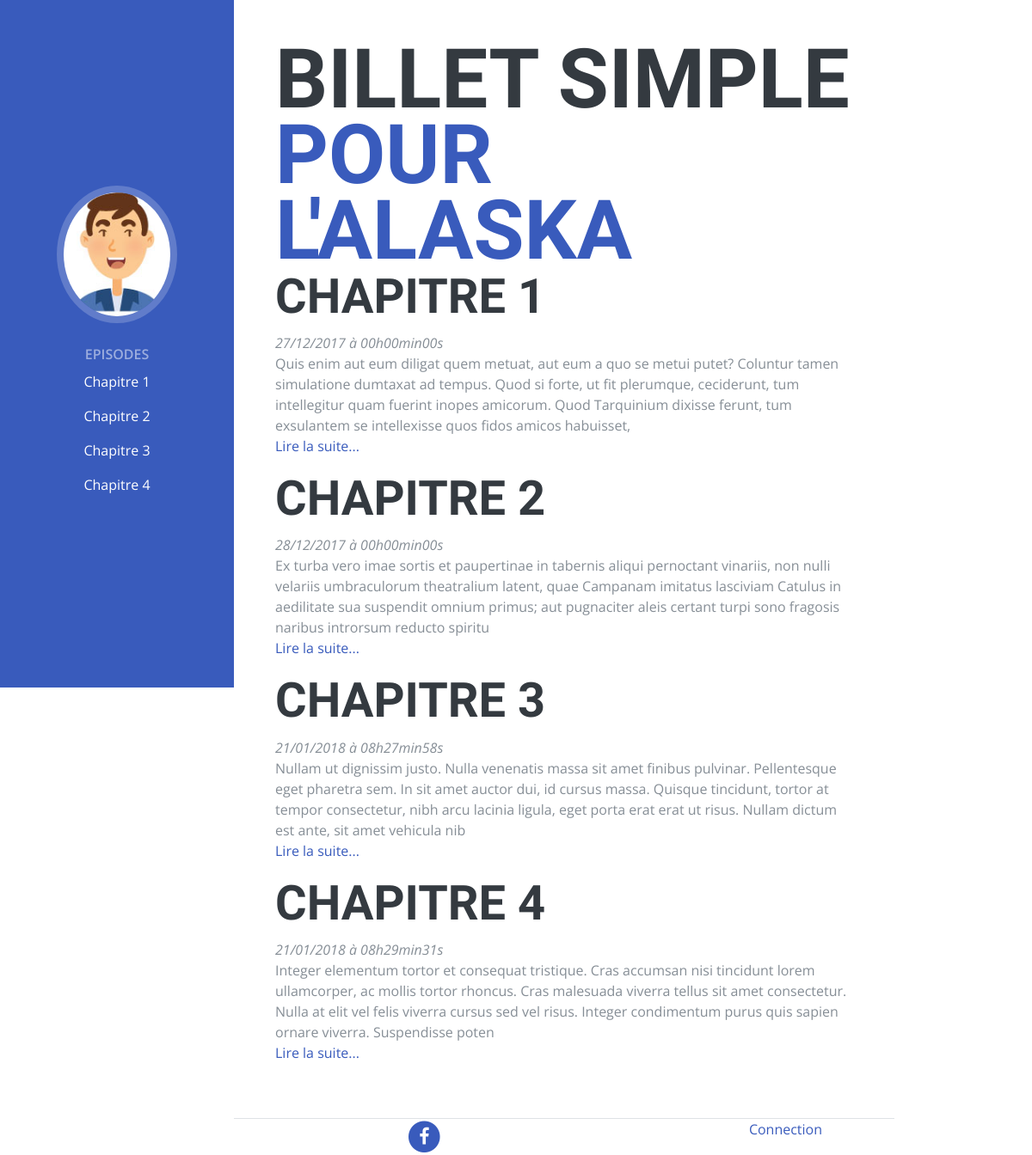
/index.php?action=listPosts, run on an earlier commit of the app's database.
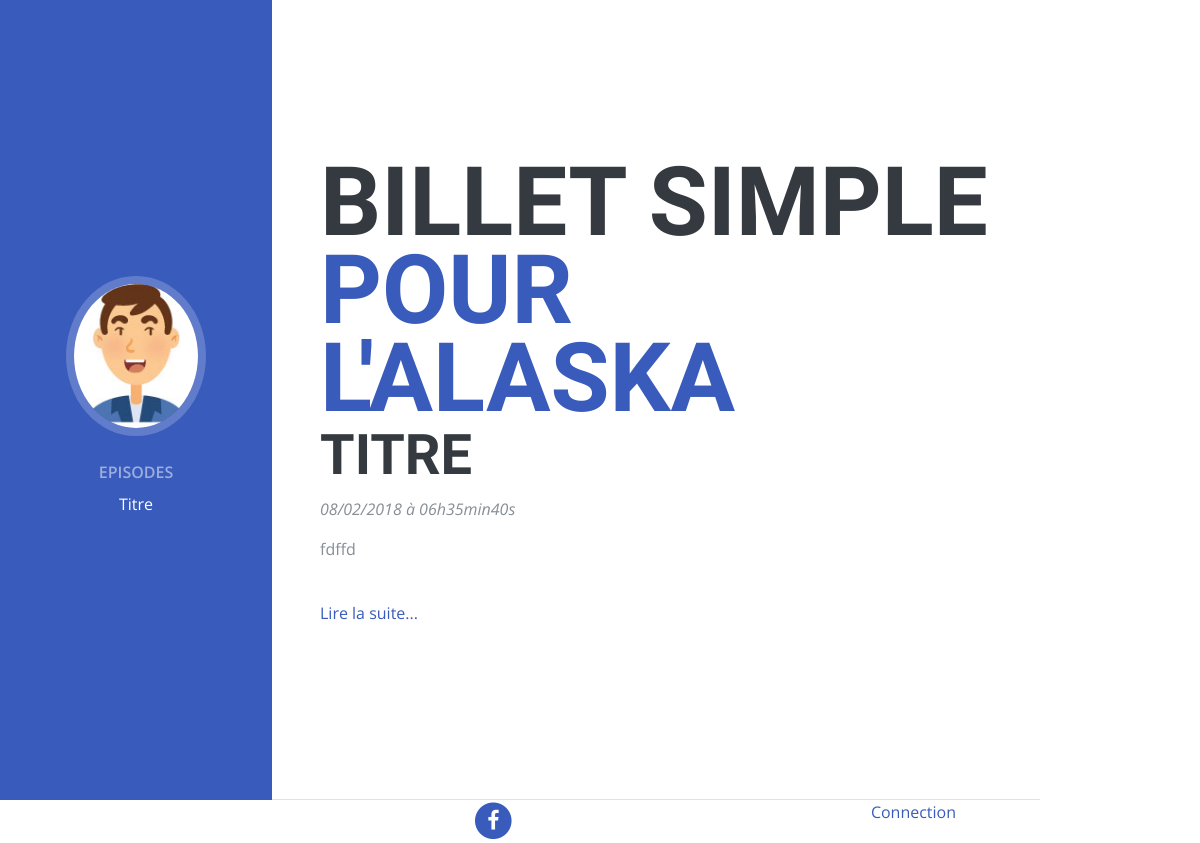
And on a later commit of the database.
### tables this page shows
CREATE TABLE `posts` (
  `id` int(11) NOT NULL,
  `title` varchar(255) NOT NULL,
  `content` text NOT NULL,
  `author` varchar(255) NOT NULL DEFAULT 'Jean Forteroche',
  `datecreation` datetime NOT NULL DEFAULT CURRENT_TIMESTAMP
);

### controller/frontend.php (called while the page is built, shortened)
<?php
require_once('model/PostManager.php');
function listPosts() {
	$postManager = new PostManager();
	$posts = $postManager->getPosts();
	require('view/frontend/listPostsView.php');
}

### model/PostManager.php (called while the page is built, shortened)
<?php
class PostManager extends Manager {
	public function getPosts() {
		$db = $this->dbconnect();
		$req = $db->query('SELECT id, title, content, DATE_FORMAT(datecreation, \'%d/%m/%Y à %Hh%imin%ss\') AS date_creation_fr FROM posts ORDER BY title ASC LIMIT 0, 10');
		$posts = $req->fetchAll();
		return $posts;
	}
}

### view/frontend/listPostsView.php (the view, shortened to what this page needs)
<div class="container-fluid p-0">
      <section class="resume-section p-3 p-lg-5 d-flex d-column" id="about">
        <div class="my-auto">
          <h1 class="mb-0">Billet simple
            <span class="text-primary">pour l'Alaska</span>
          </h1>
<?php
foreach ($posts as $data)
{
?>
	<div class="news">
		<h2>
			<?php echo htmlspecialchars($data['title']); ?>
		</h2>
  		<em><?php echo htmlspecialchars($data['date_creation_fr']); ?> </em><br />
		<p>
			<?php
			echo substr($data['content'], 0, 300);
			?>
			<br />
			<a href="index.php?action=post&amp;id=<?= $data['id'] ?>">Lire la suite...</a>
		</p>
	</div>
		<?php
		}
			?>
<?php $content = ob_get_clean(); ?>
<?php require('template.php'); ?>

### index.php (shortened to what this page needs)
	<?php
	require('controller/frontend.php');
try {
		if (isset($_GET['action'])) {
			if ($_GET['action'] == 'listPosts') {
			listPosts();
			}
			elseif ($_GET['action'] == 'connexion') {
					connexion();
			}
		}
		else {
			index();
		}
	}
	catch(Exception $e)  {
		$postManager = new PostManager();
		$posts = $postManager->getPosts();
		$errorMessage = $e->getMessage();
		require('view/frontend/errorView.php');
	}

### view/frontend/template.php (shortened to what this page needs)
<!DOCTYPE html>
<html lang="en">
  <head>
    <link href="public/vendor/bootstrap/css/bootstrap.min.css" rel="stylesheet">
    <link href="public/vendor/font-awesome/css/font-awesome.min.css" rel="stylesheet">
    <link href="public/vendor/devicons/css/devicons.min.css" rel="stylesheet">
    <link href="public/vendor/simple-line-icons/css/simple-line-icons.css" rel="stylesheet">
    <link href="public/css/resume.min.css" rel="stylesheet">
     <link href="public/css/styles.css" rel="stylesheet">
  </head>
<body id="page-top">
    <?php require('menu.php') ?>
    <div class="row">
        <div class = col-lg-10>
            <?= $content ?>
        </div>
    </div>
    <div class = "row">
        <div class="col-lg-12">
            <?php require('footer.php') ?>
        </div>
    </div>
</body>
</html>

### view/frontend/menu.php (shortened to what this page needs)
  <nav class="navbar navbar-expand-lg navbar-dark bg-primary fixed-top" id="sideNav">
      <a class="navbar-brand js-scroll-trigger" href="index.php">
        <span class="d-none d-lg-block">
          <img class="img-fluid img-profile rounded-circle mx-auto mb-2" src="public/img/profile.jpg" alt="">
        </span>
      </a>
      <div class="collapse navbar-collapse" id="navbarSupportedContent">
        <ul class="navbar-nav">
          <li class="nav-item">
            <a class="nav-link js-scroll-trigger" href="index.php?action=listPosts">Episodes</a>
          </li>
          <li class="nav-item">
          	<?php
foreach ($posts as $data)
{
?>
      <p><a href="index.php?action=post&amp;id=<?= $data['id'] ?>" style = "color:white;"><?php echo htmlspecialchars($data['title']); ?></a></p>
    <?php
    }
      ?>
           </li>
        </ul>
      </div>
    </nav>

### view/frontend/footer.php
<section class="footer id="footer">
	<div class = "row">
            <div class="col-lg-8">
              <a href="#">
                <span class="fa-stack fa-lg">
                  <i class="fa fa-circle fa-stack-2x"></i>
                  <i class="fa fa-facebook fa-stack-1x fa-inverse"></i>
                </span>
              </a>
            </div>
            <div class="col-lg-4">
               	<a href="index.php?action=connexion">Connection</a>
            </div>
      </div>
</section>

### public/css/styles.css (style rules this page uses)
.bg-primary { background-color: #395BBC!important; }
.text-primary { color: #395BBC !important; }
a { color: #395BBC; }
section { padding-left: 200px !important; padding-right: }

What changed in the data, as far as the page shows it:
removed posts: title "Chapitre 1", title "CHAPITRE 1", date_creation_fr "27/12/2017 à 00h00min00s", content "Quis enim aut eum diligat quem metuat, aut eum a quo se metui putet? Coluntur tamen simulatione dumtaxat ad tempus. Quod si forte, ut fit plerumque, ceciderunt, tum intellegitur quam fuerint inopes amicorum. Quod Tarquinium dixisse ferunt, tum exsulantem se intellexisse quos fidos amicos habuisset,"
removed posts: title "Chapitre 2", title "CHAPITRE 2", date_creation_fr "28/12/2017 à 00h00min00s", content "Ex turba vero imae sortis et paupertinae in tabernis aliqui pernoctant vinariis, non nulli velariis umbraculorum theatralium latent, quae Campanam imitatus lasciviam Catulus in aedilitate sua suspendit omnium primus; aut pugnaciter aleis certant turpi sono fragosis naribus introrsum reducto spiritu"
removed posts: title "Chapitre 3", title "CHAPITRE 3", date_creation_fr "21/01/2018 à 08h27min58s", content "Nullam ut dignissim justo. Nulla venenatis massa sit amet finibus pulvinar. Pellentesque eget pharetra sem. In sit amet auctor dui, id cursus massa. Quisque tincidunt, tortor at tempor consectetur, nibh arcu lacinia ligula, eget porta erat erat ut risus. Nullam dictum est ante, sit amet vehicula nib"
removed posts: title "Chapitre 4", title "CHAPITRE 4", date_creation_fr "21/01/2018 à 08h29min31s", content "Integer elementum tortor et consequat tristique. Cras accumsan nisi tincidunt lorem ullamcorper, ac mollis tortor rhoncus. Cras malesuada viverra tellus sit amet consectetur. Nulla at elit vel felis viverra cursus sed vel risus. Integer condimentum purus quis sapien ornare viverra. Suspendisse poten"
added posts: title "Titre", title "TITRE", date_creation_fr "08/02/2018 à 06h35min40s", content "fdffd"
